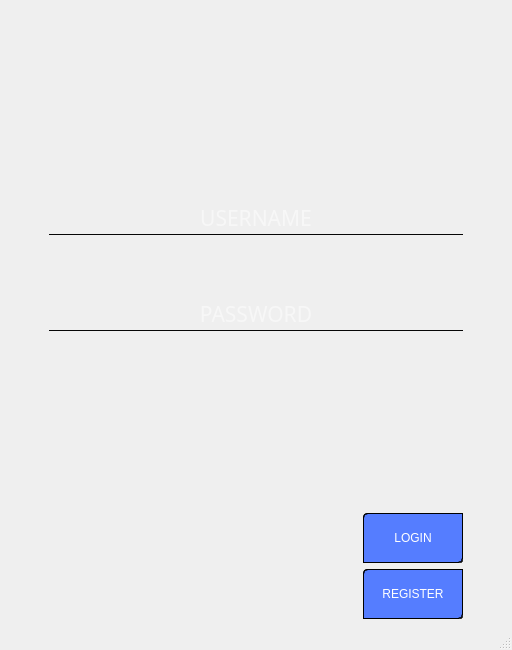
<?xml version="1.0" encoding="UTF-8"?>
<ui version="4.0">
 <class>MainWindow</class>
 <widget class="QMainWindow" name="MainWindow">
  <property name="geometry">
   <rect>
    <x>0</x>
    <y>0</y>
    <width>512</width>
    <height>650</height>
   </rect>
  </property>
  <property name="windowTitle">
   <string>Login Form</string>
  </property>
  <property name="styleSheet">
   <string notr="true">#centralwidget{
border-image: url(:/image/login_form_bg.jpg);
}

QLineEdit{
background-color: rgba(0, 0, 0, 0);
color: rgb(255, 255, 255);
border: 1px solid grey;
border-top: 0px;
border-right: 0px;
border-left: 0px;
border-bottom-color: rgb(6, 6, 6);
}
QLineEdit:hover{
background-color: rgba(217, 217, 217, 50);
color: rgb(255, 255, 255);
border: 2px solid grey;
border-top: 0px;
border-right: 0px;
border-left: 0px;
border-bottom-color: rgb(6, 6, 6);
}
QPushButton{
background-color: rgb(85, 125, 255);
color: rgb(255, 255, 255);
border: 1px solid;
border-style: groove;
border-bottom-right-radius: 4px;
border-top-left-radius: 4px;
font: 11pt &quot;MS Reference Sans Serif&quot;;
}
QPushButton:hover:!pressed{
background-color: rgb(0, 85, 255);
color: rgb(255, 255, 255);
border: 1px solid;
border-style: groove;
border-bottom-right-radius: 4px;
border-top-left-radius: 4px;
font: 13pt &quot;MS Reference Sans Serif&quot;;
}
QPushButton:pressed:!hover{
color: rgb(255, 255, 255);
border: 1px solid;
border-style: groove;
border-bottom-right-radius: 4px;
border-top-left-radius: 4px;
font: 13pt &quot;MS Reference Sans Serif&quot;;
}</string>
  </property>
  <widget class="QWidget" name="centralwidget">
   <layout class="QGridLayout" name="gridLayout">
    <item row="1" column="4">
     <layout class="QVBoxLayout" name="verticalLayout">
      <item>
       <widget class="QPushButton" name="pushButton_login">
        <property name="minimumSize">
         <size>
          <width>100</width>
          <height>50</height>
         </size>
        </property>
        <property name="text">
         <string>LOGIN</string>
        </property>
       </widget>
      </item>
      <item>
       <widget class="QPushButton" name="pushButton_register">
        <property name="minimumSize">
         <size>
          <width>100</width>
          <height>50</height>
         </size>
        </property>
        <property name="text">
         <string>REGISTER</string>
        </property>
       </widget>
      </item>
     </layout>
    </item>
    <item row="0" column="0">
     <spacer name="horizontalSpacer_2">
      <property name="orientation">
       <enum>Qt::Horizontal</enum>
      </property>
      <property name="sizeType">
       <enum>QSizePolicy::Preferred</enum>
      </property>
      <property name="sizeHint" stdset="0">
       <size>
        <width>40</width>
        <height>20</height>
       </size>
      </property>
     </spacer>
    </item>
    <item row="0" column="1" colspan="4">
     <layout class="QVBoxLayout" name="verticalLayout_2">
      <item>
       <spacer name="verticalSpacer_2">
        <property name="orientation">
         <enum>Qt::Vertical</enum>
        </property>
        <property name="sizeHint" stdset="0">
         <size>
          <width>20</width>
          <height>40</height>
         </size>
        </property>
       </spacer>
      </item>
      <item>
       <widget class="QLineEdit" name="lineEdit_username">
        <property name="minimumSize">
         <size>
          <width>0</width>
          <height>50</height>
         </size>
        </property>
        <property name="font">
         <font>
          <family>MS Reference Sans Serif</family>
          <pointsize>16</pointsize>
          <stylestrategy>PreferAntialias</stylestrategy>
         </font>
        </property>
        <property name="inputMask">
         <string/>
        </property>
        <property name="echoMode">
         <enum>QLineEdit::Normal</enum>
        </property>
        <property name="alignment">
         <set>Qt::AlignBottom|Qt::AlignHCenter</set>
        </property>
        <property name="placeholderText">
         <string>USERNAME</string>
        </property>
       </widget>
      </item>
      <item>
       <spacer name="verticalSpacer_3">
        <property name="orientation">
         <enum>Qt::Vertical</enum>
        </property>
        <property name="sizeType">
         <enum>QSizePolicy::Minimum</enum>
        </property>
        <property name="sizeHint" stdset="0">
         <size>
          <width>20</width>
          <height>40</height>
         </size>
        </property>
       </spacer>
      </item>
      <item>
       <widget class="QLineEdit" name="lineEdit_password">
        <property name="minimumSize">
         <size>
          <width>0</width>
          <height>50</height>
         </size>
        </property>
        <property name="font">
         <font>
          <family>MS Reference Sans Serif</family>
          <pointsize>16</pointsize>
          <stylestrategy>PreferAntialias</stylestrategy>
         </font>
        </property>
        <property name="inputMask">
         <string/>
        </property>
        <property name="echoMode">
         <enum>QLineEdit::PasswordEchoOnEdit</enum>
        </property>
        <property name="alignment">
         <set>Qt::AlignBottom|Qt::AlignHCenter</set>
        </property>
        <property name="placeholderText">
         <string>PASSWORD</string>
        </property>
       </widget>
      </item>
      <item>
       <spacer name="verticalSpacer">
        <property name="orientation">
         <enum>Qt::Vertical</enum>
        </property>
        <property name="sizeType">
         <enum>QSizePolicy::Expanding</enum>
        </property>
        <property name="sizeHint" stdset="0">
         <size>
          <width>20</width>
          <height>40</height>
         </size>
        </property>
       </spacer>
      </item>
     </layout>
    </item>
    <item row="0" column="5">
     <spacer name="horizontalSpacer_3">
      <property name="orientation">
       <enum>Qt::Horizontal</enum>
      </property>
      <property name="sizeType">
       <enum>QSizePolicy::Preferred</enum>
      </property>
      <property name="sizeHint" stdset="0">
       <size>
        <width>40</width>
        <height>20</height>
       </size>
      </property>
     </spacer>
    </item>
    <item row="1" column="5">
     <spacer name="horizontalSpacer_4">
      <property name="orientation">
       <enum>Qt::Horizontal</enum>
      </property>
      <property name="sizeType">
       <enum>QSizePolicy::Preferred</enum>
      </property>
      <property name="sizeHint" stdset="0">
       <size>
        <width>40</width>
        <height>20</height>
       </size>
      </property>
     </spacer>
    </item>
    <item row="1" column="3">
     <spacer name="horizontalSpacer">
      <property name="orientation">
       <enum>Qt::Horizontal</enum>
      </property>
      <property name="sizeType">
       <enum>QSizePolicy::Preferred</enum>
      </property>
      <property name="sizeHint" stdset="0">
       <size>
        <width>40</width>
        <height>20</height>
       </size>
      </property>
     </spacer>
    </item>
   </layout>
  </widget>
  <widget class="QStatusBar" name="statusbar"/>
 </widget>
 <resources>
  <include location="images/login_reg.qrc"/>
 </resources>
 <connections/>
</ui>
